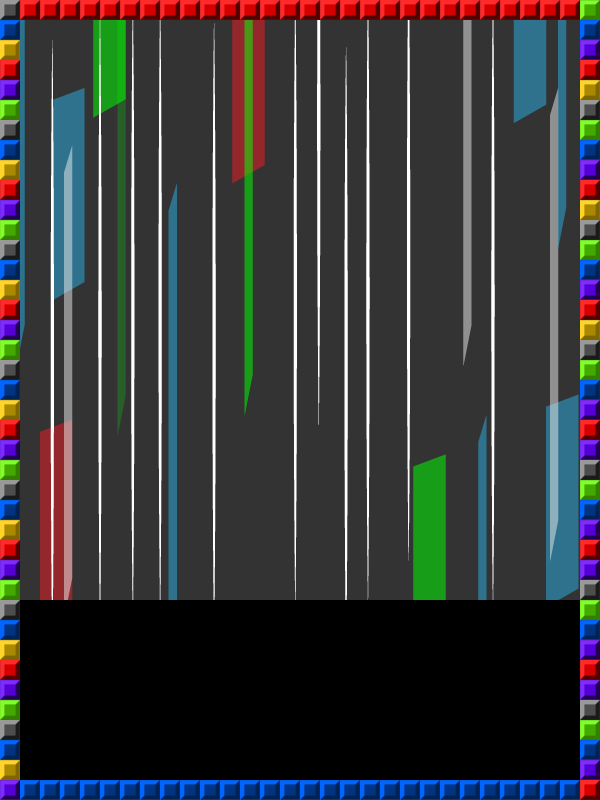

Rendered tile map (Tiled .tmx) drawn with the repository's tilesets; below, a short description and the map source with its tile grids summarised:
An orthogonal 30x40 tile map with 20x20 px tiles, 1 tile layer (Capa de Patrones 1), 2 tilesets, 1 image layer.

<map version="1.0" orientation="orthogonal" width="30" height="40" tilewidth="20" tileheight="20">
 <tileset firstgid="1" name="Tiles" tilewidth="20" tileheight="20">
  <image source="Tiles - Min.png" width="40" height="60" />
 </tileset>
 <tileset firstgid="7" name="background" tilewidth="20" tileheight="20">
  <image source="FONDO.png" width="600" height="600" />
 </tileset>
 <imagelayer name="Fondo" width="30" height="40">
  <image source="FONDO.png" />
 </imagelayer>
 <layer name="Capa de Patrones 1" width="30" height="40">
  <data>[1200 cells, 136 non-empty, 6 distinct tile ids]</data>
 </layer>
</map>